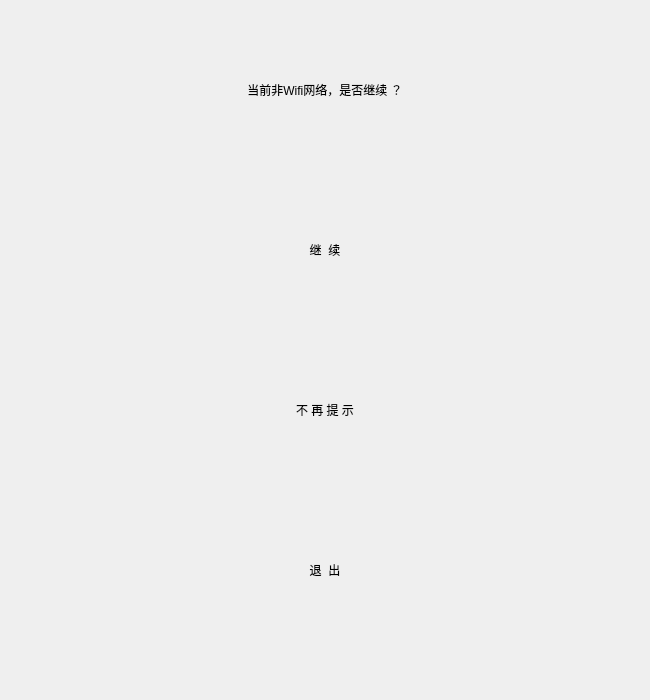
<?xml version="1.0" encoding="UTF-8"?>
<ui version="4.0">
 <class>networkWarnDlg</class>
 <widget class="QDialog" name="networkWarnDlg">
  <property name="geometry">
   <rect>
    <x>0</x>
    <y>0</y>
    <width>650</width>
    <height>700</height>
   </rect>
  </property>
  <widget class="CLabel" name="labelTip">
   <property name="geometry">
    <rect>
     <x>0</x>
     <y>50</y>
     <width>650</width>
     <height>80</height>
    </rect>
   </property>
   <property name="text">
    <string>当前非Wifi网络，是否继续 ？</string>
   </property>
   <property name="alignment">
    <set>Qt::AlignCenter</set>
   </property>
  </widget>
  <widget class="CLabel" name="labelContinue">
   <property name="geometry">
    <rect>
     <x>0</x>
     <y>210</y>
     <width>650</width>
     <height>80</height>
    </rect>
   </property>
   <property name="text">
    <string>继  续</string>
   </property>
   <property name="alignment">
    <set>Qt::AlignCenter</set>
   </property>
  </widget>
  <widget class="CLabel" name="labelNeverWarn">
   <property name="geometry">
    <rect>
     <x>0</x>
     <y>370</y>
     <width>650</width>
     <height>80</height>
    </rect>
   </property>
   <property name="text">
    <string>不 再 提 示</string>
   </property>
   <property name="alignment">
    <set>Qt::AlignCenter</set>
   </property>
  </widget>
  <widget class="CLabel" name="labelExit">
   <property name="geometry">
    <rect>
     <x>0</x>
     <y>530</y>
     <width>650</width>
     <height>80</height>
    </rect>
   </property>
   <property name="text">
    <string>退  出</string>
   </property>
   <property name="alignment">
    <set>Qt::AlignCenter</set>
   </property>
  </widget>
 </widget>
 <customwidgets>
  <customwidget>
   <class>CLabel</class>
   <extends>QLabel</extends>
   <header location="global">label.h</header>
  </customwidget>
 </customwidgets>
 <resources/>
 <connections/>
</ui>
